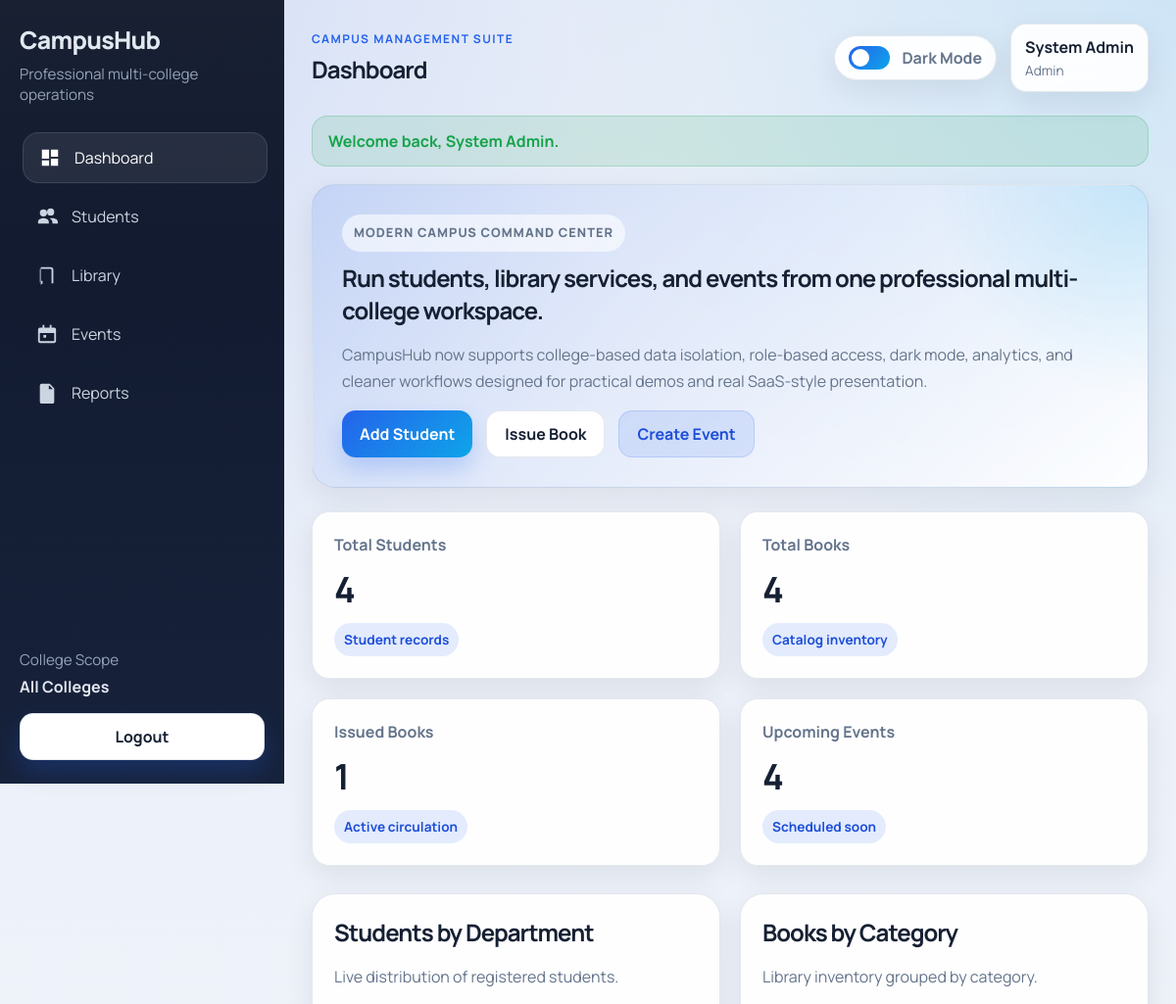
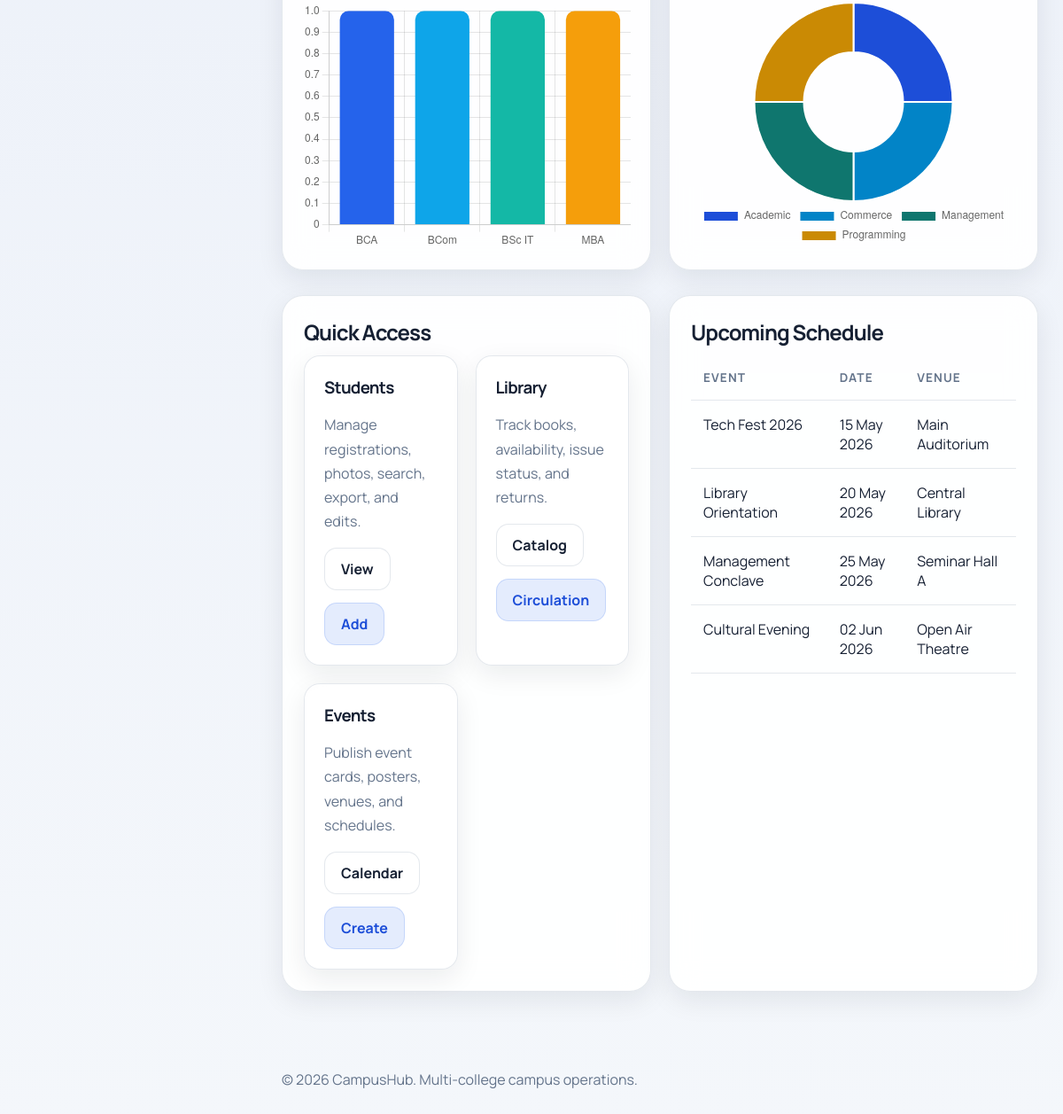
/index.php (signed in), run on the app's committed database (2 pictures, top to bottom).
### tables this page shows
CREATE TABLE events (
    event_id INT AUTO_INCREMENT PRIMARY KEY,
    college_id INT NOT NULL,
    event_title VARCHAR(150) NOT NULL,
    event_date DATE NOT NULL,
    venue VARCHAR(150) NOT NULL,
    description TEXT NOT NULL,
    poster_image VARCHAR(255) DEFAULT NULL,
    created_at TIMESTAMP DEFAULT CURRENT_TIMESTAMP,
    CONSTRAINT fk_events_college FOREIGN KEY (college_id) REFERENCES colleges(college_id) ON DELETE CASCADE
);

### includes/app.php (called while the page is built, shortened)
<?php
require_once __DIR__ . "/../db_connect.php";
function current_user(): ?array
{
    return $_SESSION["user"] ?? null;
}
function is_admin(): bool
{
    return (current_user()["role"] ?? "") === "admin";
}
    ?>
    <?php
function format_date_label(?string $date): string
{
    $timestamp = strtotime($date);
    return $timestamp ? date("d M Y", $timestamp) : $date;
}
    ?>

### db_connect.php (called while the page is built, shortened)
<?php
if (!function_exists("e")) {
    function e($value): string
    {
        return htmlspecialchars((string) ($value ?? ""), ENT_QUOTES, "UTF-8");
    }
}

### index.php (the view, shortened to what this page needs)
<?php
require_once __DIR__ . "/includes/app.php";
$scopeClause = is_admin() ? "" : " WHERE college_id = " . current_college_id();
$issueClause = is_admin() ? " WHERE status = 'issued'" : " WHERE college_id = " . current_college_id() . " AND status = 'issued'";
$eventClause = is_admin() ? " WHERE event_date >= CURDATE()" : " WHERE college_id = " . current_college_id() . " AND event_date >= CURDATE()";
$studentCount = (int) (($conn->query("SELECT COUNT(*) AS total FROM students" . $scopeClause)?->fetch_assoc()["total"]) ?? 0);
$bookCount = (int) (($conn->query("SELECT COUNT(*) AS total FROM library_books" . $scopeClause)?->fetch_assoc()["total"]) ?? 0);
$issueCount = (int) (($conn->query("SELECT COUNT(*) AS total FROM book_issue" . $issueClause)?->fetch_assoc()["total"]) ?? 0);
$upcomingEventCount = (int) (($conn->query("SELECT COUNT(*) AS total FROM events" . $eventClause)?->fetch_assoc()["total"]) ?? 0);
$departmentResult = $conn->query("
    SELECT department, COUNT(*) AS total
    FROM students
    " . $scopeClause . "
    GROUP BY department
    ORDER BY total DESC, department ASC
    LIMIT 6
");
$bookCategoryResult = $conn->query("
    SELECT category, COUNT(*) AS total
    FROM library_books
    " . $scopeClause . "
    GROUP BY category
    ORDER BY total DESC, category ASC
    LIMIT 6
");
$studentChartLabels = [];
$studentChartData = [];
if ($departmentResult) {
    while ($row = $departmentResult->fetch_assoc()) {
        $studentChartLabels[] = $row["department"];
        $studentChartData[] = (int) $row["total"];
    }
}
$bookChartLabels = [];
$bookChartData = [];
if ($bookCategoryResult) {
    while ($row = $bookCategoryResult->fetch_assoc()) {
        $bookChartLabels[] = $row["category"];
        $bookChartData[] = (int) $row["total"];
    }
}
$recentEvents = $conn->query("
    SELECT event_title, event_date, venue
    FROM events
    " . (is_admin() ? "" : " WHERE college_id = " . current_college_id()) . "
    ORDER BY event_date ASC
    LIMIT 4
");
require_once "includes/header.php";
?>
<section class="hero-banner">
    <p class="hero-kicker">Modern Campus Command Center</p>
    <h2>Run students, library services, and events from one professional multi-college workspace.</h2>
    <p>
        CampusHub now supports college-based data isolation, role-based access, dark mode, analytics, and cleaner workflows designed for practical demos and real SaaS-style presentation.
    </p>
    <div class="hero-actions">
        <a class="btn" href="students/add_student.php">Add Student</a>
        <a class="btn-light" href="library/issue_book.php">Issue Book</a>
        <a class="btn-ghost" href="events/add_event.php">Create Event</a>
    </div>
</section>
<section class="stats-grid">
    <article class="stat-card">
        <p class="stat-label">Total Students</p>
        <h3 class="stat-value"><?php echo $studentCount; ?></h3>
        <span class="stat-trend">Student records</span>
    </article>
    <article class="stat-card">
        <p class="stat-label">Total Books</p>
        <h3 class="stat-value"><?php echo $bookCount; ?></h3>
        <span class="stat-trend">Catalog inventory</span>
    </article>
    <article class="stat-card">
        <p class="stat-label">Issued Books</p>
        <h3 class="stat-value"><?php echo $issueCount; ?></h3>
        <span class="stat-trend">Active circulation</span>
    </article>
    <article class="stat-card">
        <p class="stat-label">Upcoming Events</p>
        <h3 class="stat-value"><?php echo $upcomingEventCount; ?></h3>
        <span class="stat-trend">Scheduled soon</span>
    </article>
</section>
<section class="chart-grid section-heading">
    <article class="chart-card">
        <h2>Students by Department</h2>
        <p class="muted">Live distribution of registered students.</p>
        <div class="chart-canvas-wrap">
            <canvas id="studentsChart"></canvas>
        </div>
    </article>
    <article class="chart-card">
        <h2>Books by Category</h2>
        <p class="muted">Library inventory grouped by category.</p>
        <div class="chart-canvas-wrap">
            <canvas id="booksChart"></canvas>
        </div>
    </article>
</section>
<section class="split-layout section-heading">
    <article class="panel">
        <h2>Quick Access</h2>
        <div class="card-grid">
            <article class="metric-card">
                <h3 class="card-title">Students</h3>
                <p class="muted">Manage registrations, photos, search, export, and edits.</p>
                <div class="card-actions">
                    <a class="btn-light" href="students/view_students.php">View</a>
                    <a class="btn-ghost" href="students/add_student.php">Add</a>
                </div>
            </article>
            <article class="metric-card">
                <h3 class="card-title">Library</h3>
                <p class="muted">Track books, availability, issue status, and returns.</p>
                <div class="card-actions">
                    <a class="btn-light" href="library/view_books.php">Catalog</a>
                    <a class="btn-ghost" href="library/issue_book.php">Circulation</a>
                </div>
            </article>
            <article class="metric-card">
                <h3 class="card-title">Events</h3>
                <p class="muted">Publish event cards, posters, venues, and schedules.</p>
                <div class="card-actions">
                    <a class="btn-light" href="events/view_events.php">Calendar</a>
                    <a class="btn-ghost" href="events/add_event.php">Create</a>
                </div>
            </article>
        </div>
    </article>
    <article class="panel">
        <h2>Upcoming Schedule</h2>
        <?php if ($recentEvents && $recentEvents->num_rows > 0): ?>
            <table>
                <thead>
                    <tr>
                        <th>Event</th>
                        <th>Date</th>
                        <th>Venue</th>
                    </tr>
                </thead>
                <tbody>
                    <?php while ($event = $recentEvents->fetch_assoc()): ?>
                        <tr>
                            <td><?php echo e($event["event_title"]); ?></td>
                            <td><?php echo e(format_date_label($event["event_date"])); ?></td>
                            <td><?php echo e($event["venue"]); ?></td>
                        </tr>
                    <?php endwhile; ?>
                </tbody>
            </table>
        <?php else: ?>
            <?php render_empty_state("No upcoming events", "Create an event to populate the campus calendar."); ?>
        <?php endif; ?>
    </article>
</section>
<script>
const studentsChartCtx = document.getElementById('studentsChart');
if (studentsChartCtx && window.Chart) {
    new Chart(studentsChartCtx, {
        type: 'bar',
        data: {
            labels: <?php echo json_encode($studentChartLabels); ?>,
            datasets: [{
                label: 'Students',
                data: <?php echo json_encode($studentChartData); ?>,
                backgroundColor: ['#2563eb', '#0ea5e9', '#14b8a6', '#f59e0b', '#ec4899', '#8b5cf6'],
                borderRadius: 10
            }]
        },
        options: {
            maintainAspectRatio: false,
            plugins: { legend: { display: false } }
        }
    });
}
const booksChartCtx = document.getElementById('booksChart');
if (booksChartCtx && window.Chart) {
    new Chart(booksChartCtx, {
        type: 'doughnut',
        data: {
            labels: <?php echo json_encode($bookChartLabels); ?>,
            datasets: [{
                data: <?php echo json_encode($bookChartData); ?>,
                backgroundColor: ['#1d4ed8', '#0284c7', '#0f766e', '#ca8a04', '#be185d', '#6d28d9']
            }]
        },
        options: {
            maintainAspectRatio: false,
            plugins: { legend: { position: 'bottom' } }
        }
    });
}
</script>
<?php require_once "includes/footer.php"; ?>

### css/style.css (style rules this page uses)
:root { --bg: #f4f7fb; --bg-soft: #e9eef8; --surface: rgba(255, 255, 255, 0.92); --surface-strong: #ffffff; --sidebar: #0f172a; --sidebar-soft: #17223b; --primary: #2563eb; --primary-strong: #1d4ed8; --accent: #0ea5e9; --success: #16a34a; --warning: #f59e0b; --danger: #ef4444; --text: #162033; --muted: #64748b; --border: rgba(148, 163, 184, 0.25); --shadow: 0 20px 45px rgba(15, 23, 42, 0.12); --shadow-soft: 0 10px 30px rgba(15, 23, 42, 0.08); --radius-lg: 24px; --radius-md: 18px; --radius-sm: 14px; }
* { box-sizing: border-box; }
html { scroll-behavior: smooth; }
body { margin: 0; min-height: 100vh; font-family: "Manrope", sans-serif; background: radial-gradient(circle at top left, rgba(37, 99, 235, 0.12), transparent 28%), radial-gradient(circle at top right, rgba(14, 165, 233, 0.12), transparent 24%), linear-gradient(180deg, var(--bg-soft), var(--bg)); color: var(--text); }
a { color: inherit; text-decoration: none; }
.sidebar-icon svg { width: 100%; height: 100%; fill: currentColor; }
.user-pill, .theme-toggle, .panel, .form-card, .table-card, .stat-card, .hero-banner, .metric-card, .chart-card, .event-card, .empty-panel { background: var(--surface); border: 1px solid var(--border); box-shadow: var(--shadow-soft); backdrop-filter: blur(16px); }
.hero-banner, .panel, .form-card, .table-card, .chart-card, .event-card { border-radius: var(--radius-lg); }
.hero-banner { padding: 30px; background: radial-gradient(circle at top right, rgba(14, 165, 233, 0.18), transparent 24%), linear-gradient(135deg, rgba(37, 99, 235, 0.14), rgba(255, 255, 255, 0.92)); }
.hero-kicker { margin: 0 0 10px; display: inline-flex; align-items: center; gap: 8px; padding: 8px 12px; border-radius: 999px; background: rgba(255, 255, 255, 0.58); color: var(--primary-strong); font-size: 0.8rem; font-weight: 800; text-transform: uppercase; letter-spacing: 0.08em; }
.hero-banner h2, .section-heading h2, .card-title { margin: 0 0 10px; letter-spacing: -0.04em; }
.hero-banner p, .section-heading p, .muted, .help-text, .event-meta, .table-note { color: var(--muted); line-height: 1.7; }
.hero-actions, .toolbar-actions, .card-actions, .action-group, .filter-row { display: flex; flex-wrap: wrap; gap: 14px; }
.stats-grid, .chart-grid, .card-grid, .split-layout, .feature-grid, .form-grid, .event-grid { display: grid; gap: 20px; }
.stats-grid { grid-template-columns: repeat(4, minmax(0, 1fr)); margin-top: 24px; }
.stat-card, .metric-card { padding: 22px; border-radius: var(--radius-md); transition: transform 0.25s ease, box-shadow 0.25s ease; }
.stat-label { margin: 0 0 10px; color: var(--muted); font-weight: 700; }
.stat-value { margin: 0; font-size: clamp(1.8rem, 3vw, 2.6rem); letter-spacing: -0.06em; }
.stat-trend { margin-top: 10px; display: inline-flex; padding: 8px 10px; border-radius: 999px; background: rgba(37, 99, 235, 0.12); color: var(--primary-strong); font-size: 0.85rem; font-weight: 700; }
.section-heading { margin: 28px 0 18px; }
.split-layout { grid-template-columns: 1.2fr 0.8fr; }
.chart-grid { grid-template-columns: repeat(2, minmax(0, 1fr)); }
.chart-card { padding: 22px; }
.chart-canvas-wrap { position: relative; height: 280px; }
.card-grid { grid-template-columns: repeat(3, minmax(0, 1fr)); }
.panel, .form-card, .table-card, .event-card { padding: 24px; }
.btn, button, .btn-light, .btn-danger, .btn-ghost { display: inline-flex; align-items: center; justify-content: center; gap: 8px; border: none; border-radius: 14px; padding: 12px 18px; cursor: pointer; transition: transform 0.2s ease, box-shadow 0.2s ease, background 0.2s ease; font-weight: 700; }
.btn, button { color: #ffffff; background: linear-gradient(135deg, var(--primary), var(--accent)); box-shadow: 0 12px 24px rgba(37, 99, 235, 0.24); }
.btn-light { background: var(--surface-strong); border: 1px solid var(--border); color: var(--text); }
.btn-ghost { background: rgba(37, 99, 235, 0.12); border: 1px solid rgba(37, 99, 235, 0.16); color: var(--primary-strong); }
table { width: 100%; border-collapse: collapse; }
th, td { padding: 16px 14px; border-bottom: 1px solid var(--border); vertical-align: top; text-align: left; }
th { color: var(--muted); font-size: 0.85rem; text-transform: uppercase; letter-spacing: 0.08em; }
@media (max-width: 1200px) { .stats-grid, .card-grid, .event-grid, .chart-grid, .split-layout { grid-template-columns: repeat(2, minmax(0, 1fr)); } }

### data on the page
events: event_title "Tech Fest 2026", event_date "15 May 2026", venue "Main Auditorium"
events: event_title "Library Orientation", event_date "20 May 2026", venue "Central Library"
events: event_title "Management Conclave", event_date "25 May 2026", venue "Seminar Hall A"
events: event_title "Cultural Evening", event_date "02 Jun 2026", venue "Open Air Theatre"

### other printed values
$item["label"] "Dashboard"
$item["label"] "Students"
$item["label"] "Library"
$item["label"] "Events"
$item["label"] "Reports"
$pageTitle "Dashboard"
current_user()["name"] "System Admin"
str_replace("_", " ", current_user()["role"] ?? "") "Admin"
$flash["message"] "Welcome back, System Admin."
$studentCount "4"
$bookCount "4"
$issueCount "1"
$upcomingEventCount "4"
chart data {{ json_encode($studentChartLabels) }} ["BCA","BCom","BSc IT","MBA"]
chart data {{ json_encode($studentChartData) }} [1,1,1,1]
